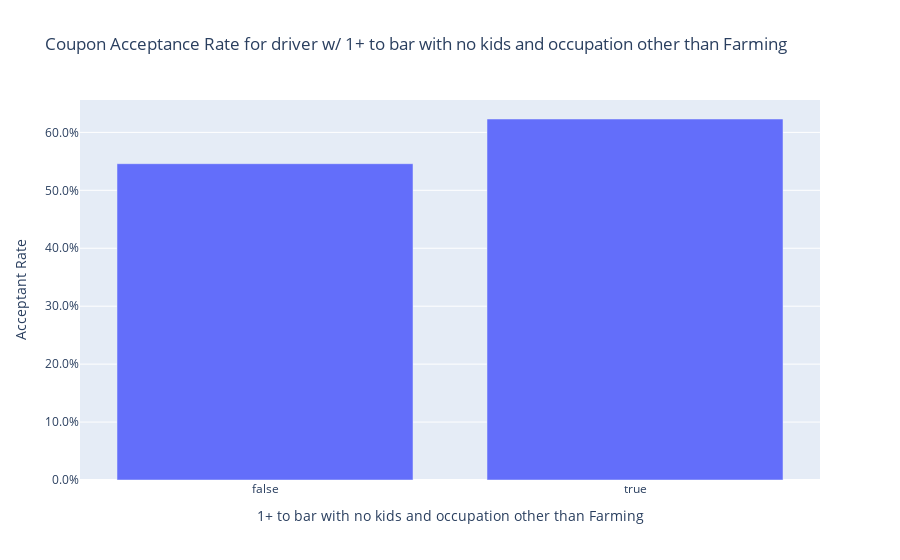

The code cell stored with this chart in its notebook:
### Code cell
fig= px.bar(df_interset, x='interest', y='Y', barmode='group', 
       title='Coupon Acceptance Rate for driver w/ 1+ to bar with no kids and occupation other than Farming',
       labels={'interest':'1+ to bar with no kids and occupation other than Farming', 'Y':' Acceptant Rate'})
fig.update_yaxes(tickformat=".1%")

### Figure 1 — Plotly figure (JSON) as saved in the notebook; plotly's stock layout.template omitted (floating-point values rounded to 4 significant figures)
{"data": [{"alignmentgroup": "True", "hovertemplate": "1+ to bar with no kids and occupation other than Farming=%{x}<br> Acceptant Rate=%{y}<extra></extra>", "legendgroup": "", "marker": {"color": "#636efa", "pattern": {"shape": ""}}, "name": "", "offsetgroup": "", "orientation": "v", "showlegend": false, "textposition": "auto", "type": "bar", "x": [false, true], "xaxis": "x", "y": [0.546, 0.6231], "yaxis": "y"}], "layout": {"barmode": "group", "legend": {"tracegroupgap": 0}, "title": {"text": "Coupon Acceptance Rate for driver w/ 1+ to bar with no kids and occupation other than Farming"}, "xaxis": {"anchor": "y", "domain": [0, 1], "title": {"text": "1+ to bar with no kids and occupation other than Farming"}}, "yaxis": {"anchor": "x", "domain": [0, 1], "tickformat": ".1%", "title": {"text": " Acceptant Rate"}}}}
